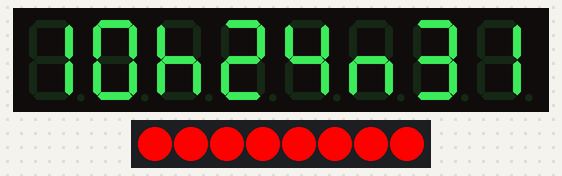
Simulated run of this sketch. Board: Arduino Uno, built with avr-gcc and run on an emulated ATmega328P. Parts: 8-digit seven-segment display, 8 RGB LEDs in strip order, left to right. The local clock reads 2024-03-15 10:24:30 at power-on unless the sketch sets it.

Above: at 1.1 s.
At 5.1 s:
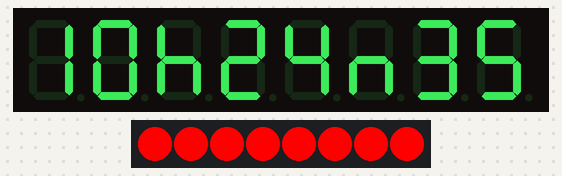
At 10.1 s:
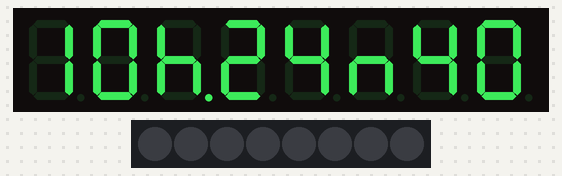
At 19.1 s:
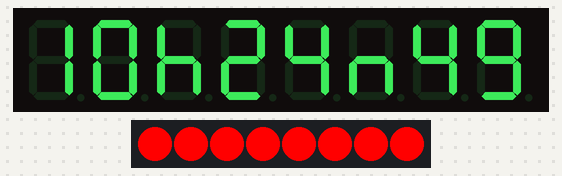
At 28.1 s:
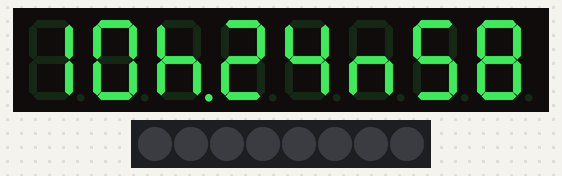
At 38.2 s:
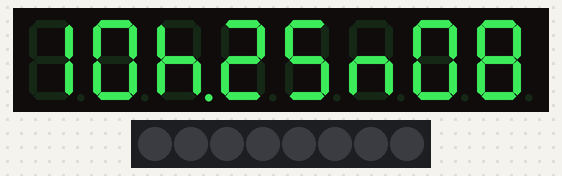
Timing chart, 0 to 40.0 s (numbered marks = the images above):
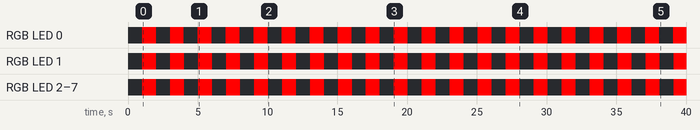

Measured:
- by itself, RGB LED 0, RGB LED 2–7: alternates RGB(255, 0, 0) for 1.0 s and off for 1.0 s
- by itself, RGB LED 1: repeats every 2.0 s: off 1.0 s, RGB(255, 0, 0) 1.0 s
- what the display in image 0 shows lasts 1.0 s, from 1.0 s to 2.0 s

The sketch:

rtc_ds3231.ino
```cpp
#include <iarduino_RTC.h>
#include <TM1638.h>

#define pDisp (&module)

//Объекты
iarduino_RTC time(RTC_DS3231);

// define a regular module and a inverted module
TM1638 module(4 ,5, 6);

long start_cnt;
//int cnt;
int buttons;
byte mode;
byte leds;
byte ldir;
byte button1_tic;
byte button2_tic;

void setup() {
  Serial.begin(9600);
  pDisp->setupDisplay(true, 7);
  start_cnt = millis();
  time.begin();
  mode = 1;
  leds = 1;
}

void loop() {

  time.gettime();

  if(millis()-start_cnt>1000){
    update_display();
    start_cnt = millis();
    if(leds & 0b10000000){
      ldir = 0;
     }else{
      ldir = 1;
      }
  }
    //prepare next iteration;

   leds = (leds << 1) + ldir;

//   cnt= cnt + 1;


  buttons = pDisp -> getButtons();

  if(buttons & 0b10000000) {
      button1_tic++;
    }else{
        button1_tic =0;
    }
    if(button1_tic>30){
      mode = mode xor 0b00000001;
      button1_tic =0;
    }
  if(buttons & 0b01000000) {
      button2_tic++;
    }else{
        button2_tic =0;
    }
    if(button2_tic>30){
      mode = mode xor 0b00000010;
      button2_tic =0;
    }
    //Serial.println(mode);
   pDisp->setLEDs(leds);
  }


void update_display(){
  char s[9];
  switch(mode){
    case 0:
    sprintf(s, time.gettime("dmY"));
    pDisp->setDisplayToString(s, 1<<6 | 1<<4);
    break;
    case 1:
    sprintf(s, "%02dh%02dm%02d",time.hours,time.minutes,time.seconds);
    pDisp->setDisplayToString(s, ldir<<5);
    break;
    default:
    sprintf(s, "defi %03d",mode);
    pDisp->setDisplayToString(s);
    Serial.println(s);

  }
}
```
